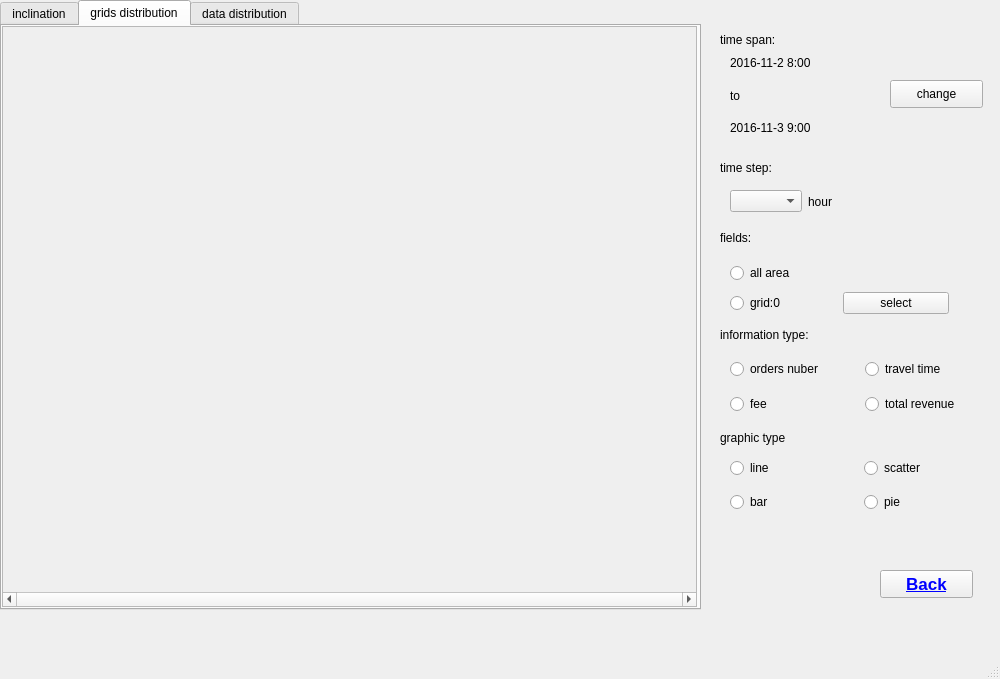
<?xml version="1.0" encoding="UTF-8"?>
<ui version="4.0">
 <class>dataDisplayWindow</class>
 <widget class="QMainWindow" name="dataDisplayWindow">
  <property name="geometry">
   <rect>
    <x>0</x>
    <y>0</y>
    <width>1000</width>
    <height>679</height>
   </rect>
  </property>
  <property name="windowTitle">
   <string>dataDisplayWindow</string>
  </property>
  <widget class="QWidget" name="centralwidget">
   <property name="enabled">
    <bool>true</bool>
   </property>
   <widget class="QTabWidget" name="tabWidget">
    <property name="geometry">
     <rect>
      <x>0</x>
      <y>0</y>
      <width>701</width>
      <height>610</height>
     </rect>
    </property>
    <property name="currentIndex">
     <number>1</number>
    </property>
    <widget class="QWidget" name="tab">
     <attribute name="title">
      <string>inclination</string>
     </attribute>
     <widget class="QChartView" name="charView_incline" native="true">
      <property name="geometry">
       <rect>
        <x>10</x>
        <y>20</y>
        <width>671</width>
        <height>550</height>
       </rect>
      </property>
      <property name="font">
       <font>
        <pointsize>7</pointsize>
       </font>
      </property>
     </widget>
    </widget>
    <widget class="QWidget" name="tab_2">
     <attribute name="title">
      <string>grids distribution</string>
     </attribute>
     <widget class="QScrollArea" name="scrollArea">
      <property name="geometry">
       <rect>
        <x>0</x>
        <y>0</y>
        <width>695</width>
        <height>581</height>
       </rect>
      </property>
      <property name="horizontalScrollBarPolicy">
       <enum>Qt::ScrollBarAlwaysOn</enum>
      </property>
      <property name="widgetResizable">
       <bool>true</bool>
      </property>
      <widget class="QWidget" name="scrollAreaWidgetContents">
       <property name="geometry">
        <rect>
         <x>0</x>
         <y>0</y>
         <width>693</width>
         <height>558</height>
        </rect>
       </property>
       <property name="minimumSize">
        <size>
         <width>0</width>
         <height>0</height>
        </size>
       </property>
       <widget class="QChartView" name="charView_distg" native="true">
        <property name="geometry">
         <rect>
          <x>10</x>
          <y>20</y>
          <width>671</width>
          <height>520</height>
         </rect>
        </property>
       </widget>
      </widget>
     </widget>
    </widget>
    <widget class="QWidget" name="tab_3">
     <attribute name="title">
      <string>data distribution</string>
     </attribute>
     <widget class="QChartView" name="charView_dist" native="true">
      <property name="geometry">
       <rect>
        <x>10</x>
        <y>20</y>
        <width>671</width>
        <height>550</height>
       </rect>
      </property>
      <property name="font">
       <font>
        <pointsize>8</pointsize>
       </font>
      </property>
     </widget>
    </widget>
   </widget>
   <widget class="QLabel" name="label">
    <property name="geometry">
     <rect>
      <x>720</x>
      <y>30</y>
      <width>121</width>
      <height>20</height>
     </rect>
    </property>
    <property name="text">
     <string>time span:</string>
    </property>
   </widget>
   <widget class="QPushButton" name="pushButton">
    <property name="geometry">
     <rect>
      <x>890</x>
      <y>80</y>
      <width>93</width>
      <height>28</height>
     </rect>
    </property>
    <property name="text">
     <string>change</string>
    </property>
   </widget>
   <widget class="QLabel" name="label_5">
    <property name="geometry">
     <rect>
      <x>720</x>
      <y>160</y>
      <width>81</width>
      <height>16</height>
     </rect>
    </property>
    <property name="text">
     <string>time step:</string>
    </property>
   </widget>
   <widget class="QLabel" name="label_7">
    <property name="geometry">
     <rect>
      <x>720</x>
      <y>230</y>
      <width>72</width>
      <height>15</height>
     </rect>
    </property>
    <property name="text">
     <string>fields:</string>
    </property>
   </widget>
   <widget class="QLabel" name="label_8">
    <property name="geometry">
     <rect>
      <x>720</x>
      <y>324</y>
      <width>151</width>
      <height>21</height>
     </rect>
    </property>
    <property name="text">
     <string>information type:</string>
    </property>
   </widget>
   <widget class="QLabel" name="label_9">
    <property name="geometry">
     <rect>
      <x>720</x>
      <y>430</y>
      <width>141</width>
      <height>16</height>
     </rect>
    </property>
    <property name="text">
     <string>graphic type</string>
    </property>
   </widget>
   <widget class="QWidget" name="layoutWidget1">
    <property name="geometry">
     <rect>
      <x>730</x>
      <y>50</y>
      <width>191</width>
      <height>91</height>
     </rect>
    </property>
    <layout class="QVBoxLayout" name="verticalLayout_1">
     <item>
      <widget class="QLabel" name="label_2">
       <property name="text">
        <string>2016-11-2 8:00</string>
       </property>
      </widget>
     </item>
     <item>
      <widget class="QLabel" name="label_3">
       <property name="text">
        <string>to </string>
       </property>
      </widget>
     </item>
     <item>
      <widget class="QLabel" name="label_4">
       <property name="text">
        <string>2016-11-3 9:00</string>
       </property>
      </widget>
     </item>
    </layout>
   </widget>
   <widget class="QWidget" name="layoutWidget2">
    <property name="geometry">
     <rect>
      <x>730</x>
      <y>190</y>
      <width>128</width>
      <height>23</height>
     </rect>
    </property>
    <layout class="QHBoxLayout" name="horizontalLayout">
     <item>
      <widget class="QComboBox" name="comboBox"/>
     </item>
     <item>
      <widget class="QLabel" name="label_6">
       <property name="text">
        <string>hour</string>
       </property>
      </widget>
     </item>
    </layout>
   </widget>
   <widget class="QWidget" name="layoutWidget3">
    <property name="geometry">
     <rect>
      <x>730</x>
      <y>260</y>
      <width>219</width>
      <height>58</height>
     </rect>
    </property>
    <layout class="QVBoxLayout" name="verticalLayout_2">
     <item>
      <widget class="QRadioButton" name="radioButton">
       <property name="text">
        <string>all area</string>
       </property>
      </widget>
     </item>
     <item>
      <layout class="QHBoxLayout" name="horizontalLayout_2">
       <item>
        <widget class="QRadioButton" name="radioButton_2">
         <property name="text">
          <string>grid:0</string>
         </property>
        </widget>
       </item>
       <item>
        <widget class="QPushButton" name="pushButton_2">
         <property name="text">
          <string>select</string>
         </property>
        </widget>
       </item>
      </layout>
     </item>
    </layout>
   </widget>
   <widget class="QWidget" name="layoutWidget4">
    <property name="geometry">
     <rect>
      <x>730</x>
      <y>350</y>
      <width>263</width>
      <height>73</height>
     </rect>
    </property>
    <layout class="QGridLayout" name="gridLayout">
     <item row="1" column="1">
      <widget class="QRadioButton" name="radioButton_6">
       <property name="text">
        <string>total revenue</string>
       </property>
      </widget>
     </item>
     <item row="0" column="0">
      <widget class="QRadioButton" name="radioButton_3">
       <property name="text">
        <string>orders nuber</string>
       </property>
      </widget>
     </item>
     <item row="0" column="1">
      <widget class="QRadioButton" name="radioButton_4">
       <property name="text">
        <string>travel time</string>
       </property>
      </widget>
     </item>
     <item row="1" column="0">
      <widget class="QRadioButton" name="radioButton_5">
       <property name="text">
        <string>fee</string>
       </property>
      </widget>
     </item>
    </layout>
   </widget>
   <widget class="QWidget" name="layoutWidget5">
    <property name="geometry">
     <rect>
      <x>730</x>
      <y>450</y>
      <width>261</width>
      <height>71</height>
     </rect>
    </property>
    <layout class="QGridLayout" name="gridLayout_2">
     <item row="0" column="0">
      <widget class="QRadioButton" name="radioButton_7">
       <property name="text">
        <string>line</string>
       </property>
      </widget>
     </item>
     <item row="0" column="1">
      <widget class="QRadioButton" name="radioButton_8">
       <property name="text">
        <string>scatter</string>
       </property>
      </widget>
     </item>
     <item row="1" column="0">
      <widget class="QRadioButton" name="radioButton_9">
       <property name="text">
        <string>bar</string>
       </property>
      </widget>
     </item>
     <item row="1" column="1">
      <widget class="QRadioButton" name="radioButton_10">
       <property name="text">
        <string>pie</string>
       </property>
      </widget>
     </item>
    </layout>
   </widget>
   <widget class="QPushButton" name="pushButton_3">
    <property name="geometry">
     <rect>
      <x>880</x>
      <y>570</y>
      <width>93</width>
      <height>28</height>
     </rect>
    </property>
    <property name="palette">
     <palette>
      <active>
       <colorrole role="ButtonText">
        <brush brushstyle="SolidPattern">
         <color alpha="255">
          <red>0</red>
          <green>0</green>
          <blue>255</blue>
         </color>
        </brush>
       </colorrole>
      </active>
      <inactive>
       <colorrole role="ButtonText">
        <brush brushstyle="SolidPattern">
         <color alpha="255">
          <red>0</red>
          <green>0</green>
          <blue>255</blue>
         </color>
        </brush>
       </colorrole>
      </inactive>
      <disabled>
       <colorrole role="ButtonText">
        <brush brushstyle="SolidPattern">
         <color alpha="255">
          <red>120</red>
          <green>120</green>
          <blue>120</blue>
         </color>
        </brush>
       </colorrole>
      </disabled>
     </palette>
    </property>
    <property name="font">
     <font>
      <pointsize>13</pointsize>
      <weight>75</weight>
      <bold>true</bold>
      <underline>true</underline>
     </font>
    </property>
    <property name="autoFillBackground">
     <bool>false</bool>
    </property>
    <property name="text">
     <string>Back</string>
    </property>
   </widget>
  </widget>
  <widget class="QStatusBar" name="statusbar"/>
  <widget class="QMenuBar" name="menubar">
   <property name="geometry">
    <rect>
     <x>0</x>
     <y>0</y>
     <width>1000</width>
     <height>26</height>
    </rect>
   </property>
  </widget>
 </widget>
 <customwidgets>
  <customwidget>
   <class>QChartView</class>
   <extends>QWidget</extends>
   <header location="global">qchartview.h</header>
   <container>1</container>
  </customwidget>
 </customwidgets>
 <tabstops>
  <tabstop>tabWidget</tabstop>
 </tabstops>
 <resources/>
 <connections/>
</ui>
